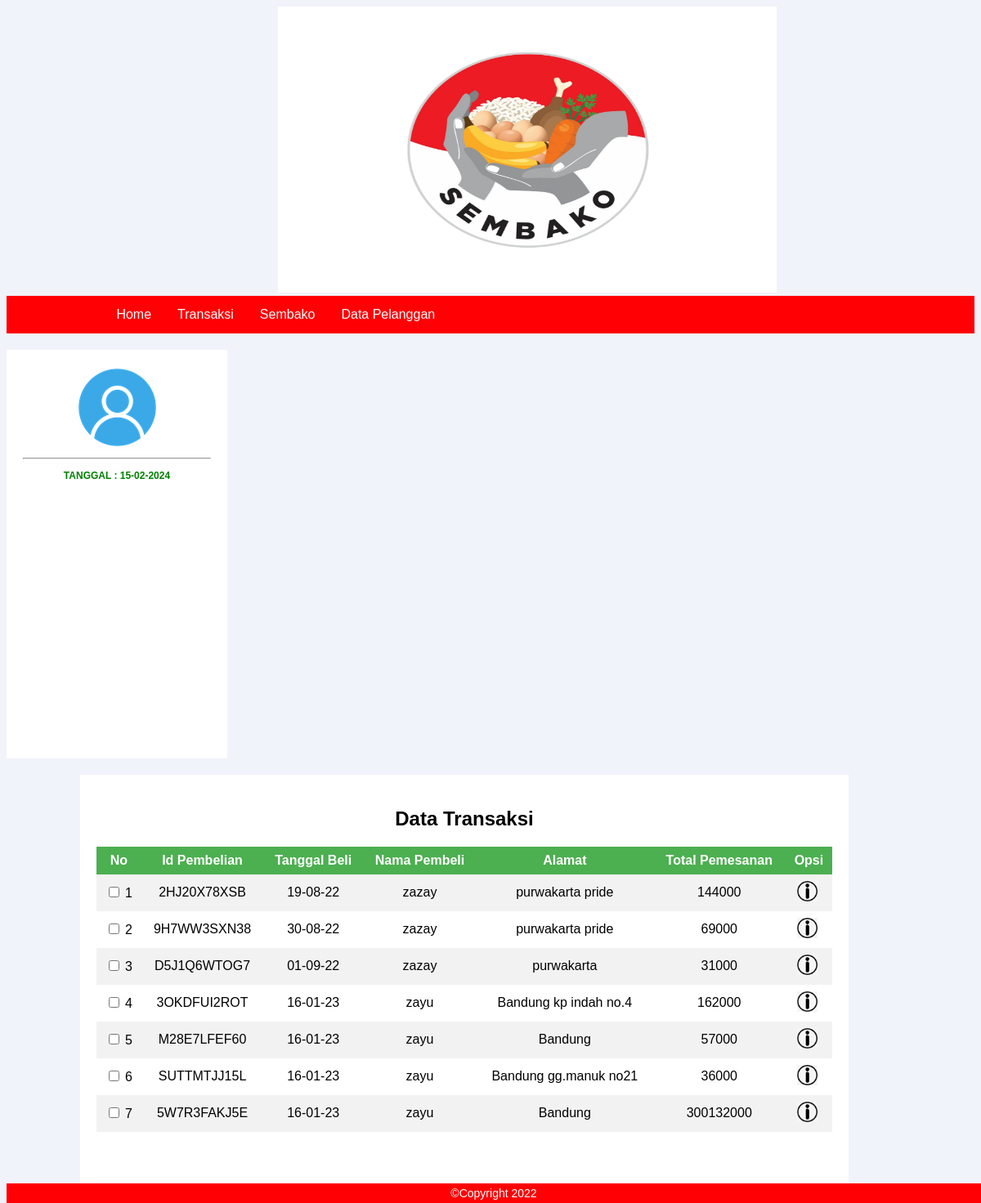
The page /transaksi.php (signed in) on the database its author committed.
### tables this page shows
CREATE TABLE `laporan` (
  `id` int(11) NOT NULL,
  `id_beli` varchar(11) NOT NULL,
  `tgl_beli` varchar(11) NOT NULL,
  `nama` varchar(60) NOT NULL,
  `no_hp` varchar(13) NOT NULL,
  `alamat` text NOT NULL,
  `jasa_kirim` varchar(11) NOT NULL,
  `total_pesanan` int(11) NOT NULL
);

### transaksi.php (the view, shortened to what this page needs)
<!DOCTYPE html>
<html lang="en">
<head>
    <link rel="stylesheet" href="admin.css">
</head>
<body>
    <?php include 'koneksi.php'; session_start(); ?>
    <?php
  if(!isset($_SESSION['username'])){
    echo "<script>alert('Anda Belum Login!');
    document.location.href = 'index.php';</script>";
  }
  else{
  ?>
	<a href="halaman_admin.php"><img style="padding-left: 28%; height: 350px; width: 610px;" src="images/sembako.jpg"></a>
	<div class="navigasi">
  		<a href="halaman_admin.php">Home</a>
  		<a href="transaksi.php">Transaksi</a>
  		<a href="bahan_pokok.php">Sembako</a>
  		<a href="pengguna.php">Data Pelanggan</a>
  	</div>
  	<div class="profile">
  	<center>
  		<img src="images/account.png">
      <?php
      $tgl = date("d-m-Y");
      ?>
  		<hr>
      <h3 style="color: green">Tanggal : <?php echo $tgl ?></h3>
  	</div>
  	<div class="isi">
      <center>
        <h2>Data Transaksi</h2>
      <table>
        <tr>
          <th>No</th>
          <th>Id Pembelian</th>
          <th>Tanggal Beli</th>
          <th>Nama Pembeli</th>
          <th>Alamat</th>
          <th>Total Pemesanan</th>
          <th>Opsi</th>
        </tr>
        <?php
        $no=1;
        $data = mysqli_query($koneksi,'SELECT * FROM laporan') ;
        while ($d = mysqli_fetch_array($data)) {
        ?>
        <tr>
        <td>
    <input class="form-check-input me-1" type="checkbox" value="" aria-label="...">
   <?php echo $no++ ?>
</td>
          <td><?php echo $d['id_beli']; ?></td>
          <td><?php echo $d['tgl_beli']; ?></td>
          <td><?php echo $d['nama']; ?></td>
          <td><?php echo $d['alamat']; ?></td>
          <td><?php echo $d['total_pesanan']; ?></td>
          <td>
            <a href="view-transaksi.php?id_beli=<?php echo $d['id_beli']; ?>"><img src="images/images.png" width="25px;"></a>
            <a href="hapus_transaksi.php?id_beli=<?php echo $d['id_beli']; ?>"><img src=""></a></td>
        </tr>
      <?php } ?>
      </table>
      </center>
  	</div>
  	<div class="footer" style="color: white;">&copyCopyright 2022</div>
  <?php } ?>
</body>
</html>

### admin.css (style rules this page uses)
body,html { background: #F1F3FA; font-family: arial; }
.navigasi { overflow: hidden; background-color: #ff0004; padding-left: 10%; }
.navigasi a { float: left; font-size: 16px; color: white; text-align: center; padding: 14px 16px; text-decoration: none; }
.profile { width: 230px; margin-top: 20px; float: left; padding: 20px; background: #fff; min-height: 460px; }
.profile h3 { padding-top: 1px; font-size: 12px; text-transform: uppercase; color: grey; }
.isi { width: 900px; margin-top: 20px; float: left; margin-left: 90px; padding: 20px; background: #fff; min-height: 460px; }
.footer { float: left; width: 100%; background-color: #ff0004; padding: 4px; text-align: center; font-size: 14px; }
.isi a { text-decoration: none; }
.isi table { border-collapse: collapse; width: 100%; }
.isi th, td { text-align: center; padding: 8px; }
.isi tr:nth-child(even) { background-color: #f2f2f2 }
.isi th { background-color: #4CAF50; color: white; }

### rows shown on the page
laporan: id_beli "2HJ20X78XSB", tgl_beli "19-08-22", nama "zazay", alamat "purwakarta pride", total_pesanan "144000"
laporan: id_beli "9H7WW3SXN38", tgl_beli "30-08-22", nama "zazay", alamat "purwakarta pride", total_pesanan "69000"
laporan: id_beli "D5J1Q6WTOG7", tgl_beli "01-09-22", nama "zazay", alamat "purwakarta", total_pesanan "31000"
laporan: id_beli "3OKDFUI2ROT", tgl_beli "16-01-23", nama "zayu", alamat "Bandung kp indah no.4", total_pesanan "162000"
laporan: id_beli "M28E7LFEF60", tgl_beli "16-01-23", nama "zayu", alamat "Bandung", total_pesanan "57000"
laporan: id_beli "SUTTMTJJ15L", tgl_beli "16-01-23", nama "zayu", alamat "Bandung gg.manuk no21", total_pesanan "36000"
laporan: id_beli "5W7R3FAKJ5E", tgl_beli "16-01-23", nama "zayu", alamat "Bandung", total_pesanan "300132000"
